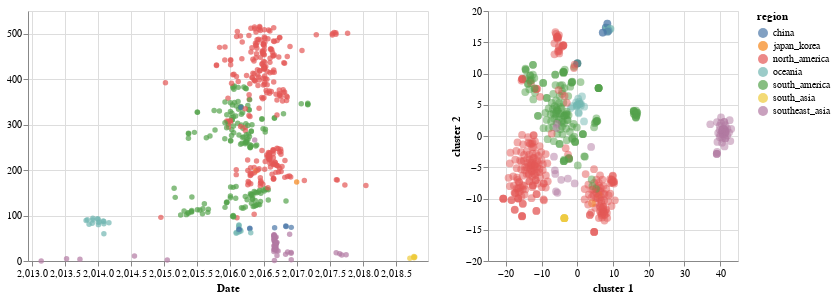

Notebook cell for this chart:
### Code cell
import altair as alt

brush = alt.selection(type='interval', resolve='global')
base = alt.Chart(merged_df)
TSNE1 = base.mark_circle(size=60).encode(
    x='cluster 1',
    y='cluster 2',
    opacity=alt.value(0.5),
    color=alt.condition(brush, 'region', alt.ColorValue('gray')),
    tooltip=['strain', 'region']
).add_selection(brush).properties(width=250,height=250)

#Make this into a website (view compiled vega -- gives you the javascript -- put that into a HTML script)
tree_name = base.mark_circle().encode(
    x=alt.X(
        "date:Q",
        scale=alt.Scale(domain=(node_df["date"].min() - 0.2, node_df["date"].max() + 0.2)),
        title="Date"
    ),
    y=alt.Y(
        "y:Q",
        title=""
    ),
    color=alt.condition(brush, 'region:N', alt.ColorValue('gray')),
    #color="region:N",
    tooltip=["strain:N", "region:N", "date:Q"]
).add_selection(brush).properties(width=400,height=250)
#make region clickable
tree_name|TSNE1
#pc1.encode(x='principal component 1') | pc34.encode(x='principal component 3') #link the tree to this one as well
#Make this into a website (view compiled vega -- gives you the javascript -- put that into a HTML script)

### Figure 1 — Vega-Lite specification as saved in the notebook (floating-point values rounded to 4 significant figures; data arrays with more than 128 entries replaced by an {"elided": "..."} marker saying what was removed)
{"$schema": "https://vega.github.io/schema/vega-lite/v3.3.0.json", "config": {"mark": {"tooltip": null}, "view": {"height": 300, "width": 400}}, "data": {"name": "data-bec2301812d5a38fbaa6854a63af378a"}, "datasets": {"data-bec2301812d5a38fbaa6854a63af378a": {"elided": "517 records"}}, "hconcat": [{"encoding": {"color": {"condition": {"field": "region", "selection": "selector003", "type": "nominal"}, "value": "gray"}, "tooltip": [{"field": "strain", "type": "nominal"}, {"field": "region", "type": "nominal"}, {"field": "date", "type": "quantitative"}], "x": {"field": "date", "scale": {"domain": [2013.0, 2019.0]}, "title": "Date", "type": "quantitative"}, "y": {"field": "y", "title": "", "type": "quantitative"}}, "height": 250, "mark": "circle", "selection": {"selector003": {"resolve": "global", "type": "interval"}}, "width": 400}, {"encoding": {"color": {"condition": {"field": "region", "selection": "selector003", "type": "nominal"}, "value": "gray"}, "opacity": {"value": 0.5}, "tooltip": [{"field": "strain", "type": "nominal"}, {"field": "region", "type": "nominal"}], "x": {"field": "cluster 1", "type": "quantitative"}, "y": {"field": "cluster 2", "type": "quantitative"}}, "height": 250, "mark": {"size": 60, "type": "circle"}, "selection": {"selector003": {"resolve": "global", "type": "interval"}}, "width": 250}]}
